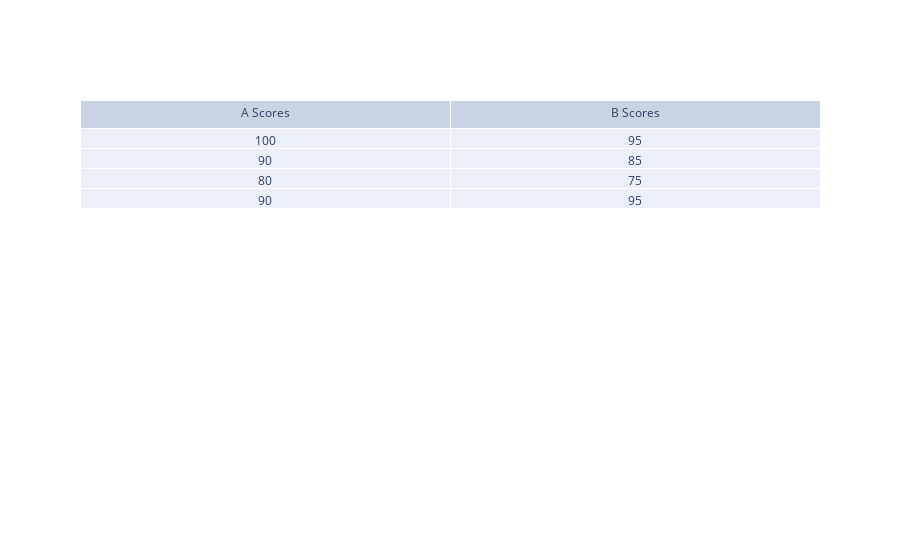

Source (notebook cell):
### Markdown cell above
## Scraping Reddit and posting to Pandas
inspiration for this notebook:
https://recycledrobot.co.uk/words/?web-scraping

quick tutorial: how to build a table with plotly.
https://plotly.com/python/table/

### Code cell
import plotly.graph_objects as go

data=go.Table(header=dict(values=['A Scores', 'B Scores']),
                 cells=dict(values=[[100, 90, 80, 90], [95, 85, 75, 95]]))
                     
fig = go.Figure([data])
fig

### Figure 1 — Plotly figure (JSON) as saved in the notebook; plotly's stock layout.template omitted (floating-point values rounded to 4 significant figures)
{"data": [{"cells": {"values": [[100, 90, 80, 90], [95, 85, 75, 95]]}, "header": {"values": ["A Scores", "B Scores"]}, "type": "table"}], "layout": {}}
